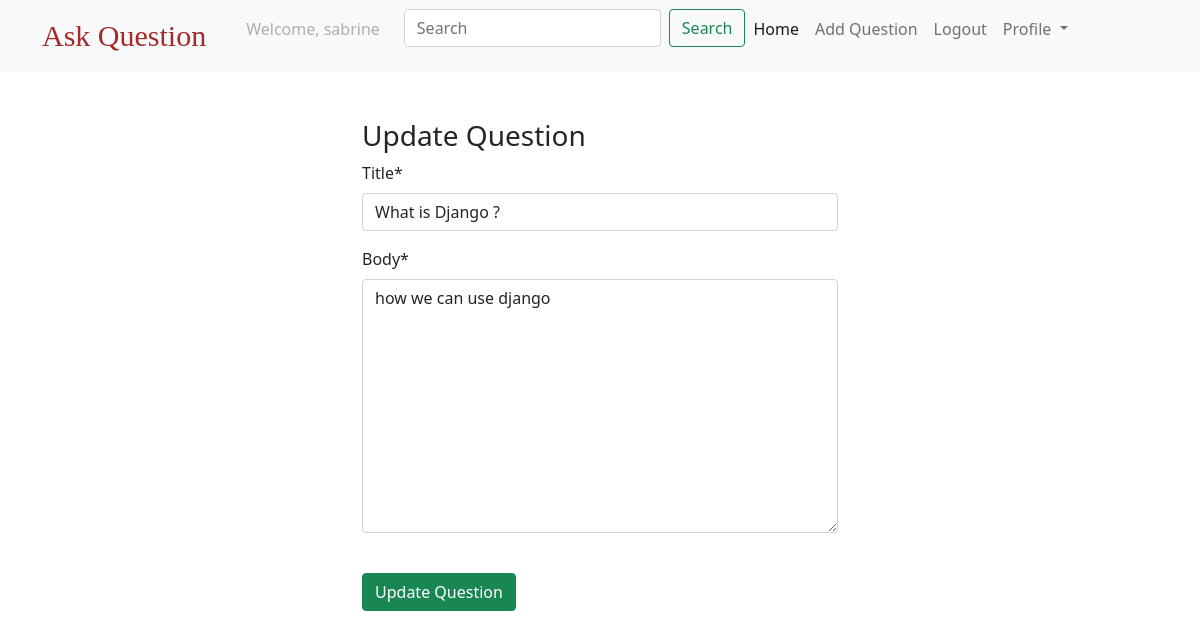
Screenshot of /update/what-is-django/ (signed in) with the database file from the repository.
### users/models.py (models this page shows)
class CustomUser(AbstractUser):
    pass

### questions/models.py (models this page shows, shortened)
class Question(models.Model):
    created_at = models.DateTimeField(auto_now_add=True)
    title = models.CharField(max_length=250)
    body = models.TextField()
    slug = models.SlugField(max_length=250, unique=True)
    author = models.ForeignKey(settings.AUTH_USER_MODEL,
                               on_delete=models.CASCADE,
                               related_name='questions')

### questions/views.py (the view)
# urls.py: path('update/<slug:slug>/', update_question, name='update_question'),
@login_required
def update_question(request, slug):
    question = get_object_or_404(Question, slug=slug)
    form = QuestionUpdateForm(request.POST or None, instance=question)
    if form.is_valid():
        form.save()
        return redirect('qlist')
    return render(request, 'update.html', {'form':form})

### questions/forms.py
class QuestionUpdateForm(forms.ModelForm):
    class Meta:
        model = Question
        fields = ('title', 'body',)

### templates/update.html (shortened to what this page needs)
{% extends 'base.html' %}
{% load crispy_forms_tags %}
{% block body %}
    <div class="container mt-5 update-style">
        <h3>Update Question</h3>
        <form action="" method="post" novalidate>
            {{form | crispy}}
            <input type="submit" value="Update Question" class="btn btn-success mt-4"/>
        </form>
    </div>
{% endblock %}

### templates/navbar.html (shortened to what this page needs)
<nav class="navbar navbar-expand-lg navbar-light bg-light">
  <div class="container">
    <a class="navbar-brand text-style" href="{% url 'qlist' %}">Ask Question</a>
    <div class="collapse navbar-collapse" id="navbarSupportedContent">
      <ul class="navbar-nav me-auto mb-2 mb-lg-0">
        {% if request.user.is_authenticated %}
        <li class="nav-item mx-3">
          <a class="nav-link disabled">Welcome, {{request.user.username}}</a>
        </li>
         <form class="d-flex">
           <input class="form-control me-2" type="search" placeholder="Search" aria-label="Search" name="q" >
           <button class="btn btn-outline-success" type="submit">Search</button>
        </form>
        <li class="nav-item">
          <a class="nav-link active" aria-current="page" href="{% url 'qlist' %}">Home</a>
        </li>
        <li class="nav-item">
          <a class="nav-link" href="{% url 'create_question' %}">Add Question</a>
        </li>
         <li class="nav-item">
          <a class="nav-link" href="{% url 'logout' %}">Logout</a>
        </li>
        <li class="nav-item dropdown">
          <a class="nav-link dropdown-toggle" href="#" id="navbarDropdown" role="button" data-bs-toggle="dropdown" aria-expanded="false">
            Profile
          </a>
        </li>
        {% endif %}
      </ul>
    </div>
  </div>
</nav>

### templates/navbar.html (style rules this page uses)
.text-style { font-size:30px !important; font-family: fantasy !important; color:brown !important; }

### templates/update.html (style rules this page uses)
.update-style { width:500px; height:auto; }

### rows the page displays
CustomUser: user.username "sabrine"
Question: title "What is Django ?", body "how we can use django"
